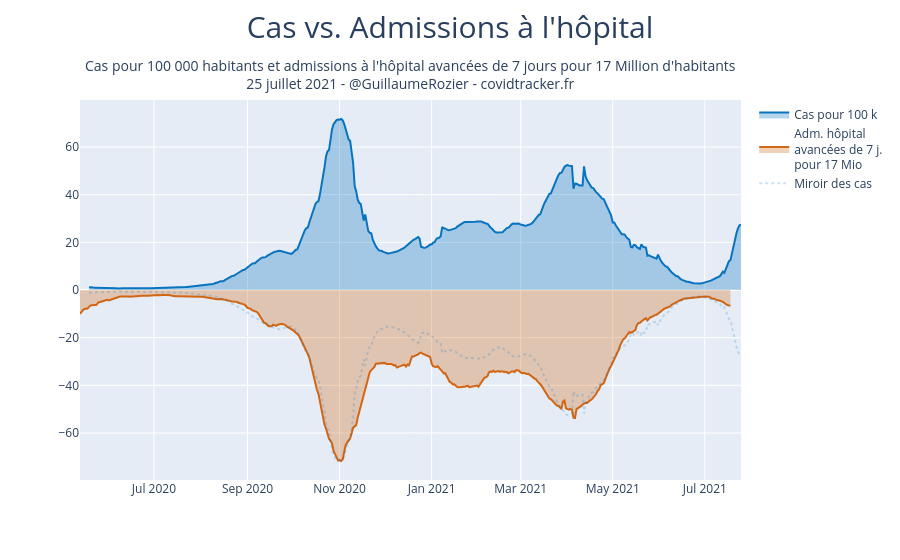

This figure's notebook cell:
### Code cell
y1 = df.P.rolling(window=7).mean()/67000000*100000
y2 = df.incid_hosp.rolling(window=7).mean().shift(-7)/67000000

coef_normalisation = y1.max()/y2.max()

fig = go.Figure()
fig.add_trace(go.Scatter(
    x=df.jour,
    y=y1,
    name="Cas pour 100 k",
    marker_color='rgb(8, 115, 191)',
    fillcolor="rgba(8, 115, 191, 0.3)",
    fill='tozeroy'))
fig.add_trace(go.Scatter(
    x=df.jour,
    y=-y2*coef_normalisation,
    name="Adm. hôpital<br>avancées de 7 j.<br>pour {} Mio".format(round(coef_normalisation/100000)),
    marker_color='rgb(209, 102, 21)',
    fillcolor="rgba(209, 102, 21,0.3)",
    fill='tozeroy'))
fig.add_trace(go.Scatter(
    x=df.jour,
    y=-y1,
    name="Miroir des cas",
    marker_color='rgba(8, 115, 191, 0.2)',
    line=dict(
        dash="dot")
))
fig.update_yaxes()
fig.update_layout(
    title={
                        'text': "Cas vs. Admissions à l'hôpital",
                        'y':0.97,
                        'x':0.5,
                        'xanchor': 'center',
                        'yanchor': 'top'},
    titlefont = dict(
                    size=30),
    annotations = [
                        dict(
                            x=0.5,
                            y=1.12,
                            xref='paper',
                            yref='paper',
                            font=dict(size=14),
                            text="Cas pour 100 000 habitants et admissions à l'hôpital avancées de 7 jours pour {} Million d'habitants<br>{} - @GuillaumeRozier - covidtracker.fr".format(round(coef_normalisation/100000), datetime.strptime(df.jour.max(), '%Y-%m-%d').strftime('%d %B %Y')),#'Date : {}. Source : Santé publique France. Auteur : GRZ - covidtracker.fr.'.format(),                    showarrow = False
                            showarrow=False
                        ),
                        ]
)

#name_fig = "cas_hospitalisations_ratio"
#fig.write_image(PATH + "images/charts/france/{}.jpeg".format(name_fig), scale=2, width=900, height=600)
#plotly.offline.plot(fig, filename = PATH + 'images/html_exports/france/{}.html'.format(name_fig), auto_open=False)

### Figure 1 — Plotly figure (JSON) as saved in the notebook; plotly's stock layout.template omitted (floating-point values rounded to 4 significant figures; data arrays with more than 128 entries replaced by an {"elided": "..."} marker saying what was removed)
{"data": [{"fill": "tozeroy", "fillcolor": "rgba(8, 115, 191, 0.3)", "marker": {"color": "rgb(8, 115, 191)"}, "name": "Cas pour 100 k", "type": "scatter", "x": {"elided": "439 str values"}, "y": {"elided": "439 float values"}}, {"fill": "tozeroy", "fillcolor": "rgba(209, 102, 21,0.3)", "marker": {"color": "rgb(209, 102, 21)"}, "name": "Adm. hôpital<br>avancées de 7 j.<br>pour 17 Mio", "type": "scatter", "x": {"elided": "439 str values"}, "y": {"elided": "439 float values"}}, {"line": {"dash": "dot"}, "marker": {"color": "rgba(8, 115, 191, 0.2)"}, "name": "Miroir des cas", "type": "scatter", "x": {"elided": "439 str values"}, "y": {"elided": "439 float values"}}], "layout": {"annotations": [{"font": {"size": 14}, "showarrow": false, "text": "Cas pour 100 000 habitants et admissions à l'hôpital avancées de 7 jours pour 17 Million d'habitants<br>25 juillet 2021 - @GuillaumeRozier - covidtracker.fr", "x": 0.5, "xref": "paper", "y": 1.12, "yref": "paper"}], "title": {"font": {"size": 30}, "text": "Cas vs. Admissions à l'hôpital", "x": 0.5, "xanchor": "center", "y": 0.97, "yanchor": "top"}}}
